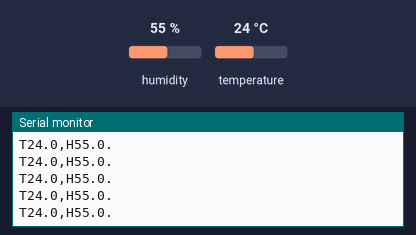
The sketch below on a simulated Arduino Uno, built with avr-gcc and run on an emulated ATmega328P. Parts: the last lines printed to the serial monitor. The inputs (shaded band) are chosen by the test bench; at power-on: humidity 55 %, temperature 24 °C.

Above: at 1.4 s.
1.5 s: humidity set to 22 %
At 2.41 s:
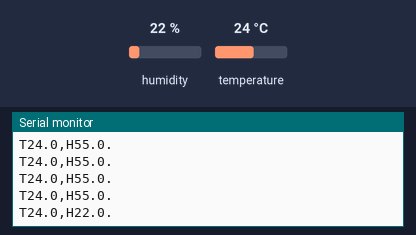
4.2 s: temperature set to 12 °C
At 4.23 s:
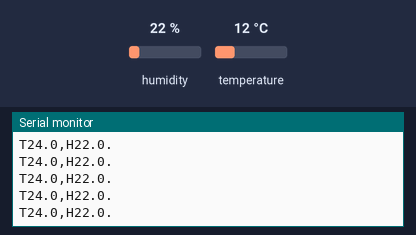
6.9 s: humidity set to 40 %
At 7.07 s:
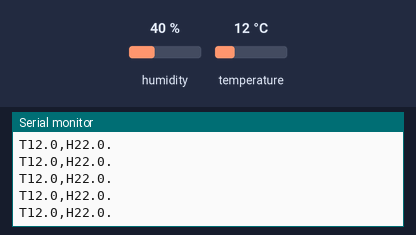
Timing chart, 0 to 9.9 s (numbered marks = the images above; inputs shaded):
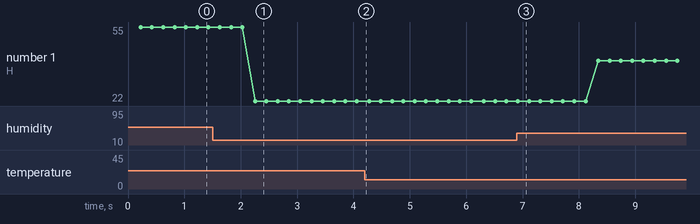

Measured:
- after the input at 1.5 s, the serial monitor: prints a new line after 0.75 s (image 1)
- plotted number 1: 55 → 22 after the input at 1.5 s, 22 → 40 after the input at 6.9 s

The sketch:

sketch_aug29b.ino
```cpp
#include <DHT.h>

#define DHTPIN 2        // Pin de datos del DHT11
#define DHTTYPE DHT11   // Tipo de sensor

DHT dht(DHTPIN, DHTTYPE);

void setup() {
  Serial.begin(9600);
  dht.begin(); // Inicializa el sensor
  delay(200); // Espera para estabilizar
}

void loop() {
  float temp = dht.readTemperature();
  float hum = dht.readHumidity();

  // Si falla la lectura, envía valores por defecto
  if (isnan(temp) || isnan(hum)) {
    temp = -99.9;
    hum = -99.9;
  }

  // Formato: "T25.3,H60.5." → fácil de parsear en Processing
  Serial.print("T");
  Serial.print(temp, 1); // 1 decimal
  Serial.print(",H");
  Serial.print(hum, 1);
  Serial.println(".");

  delay(200); // Espera 2 segundos entre lecturas (DHT11 es lento)
}
```
